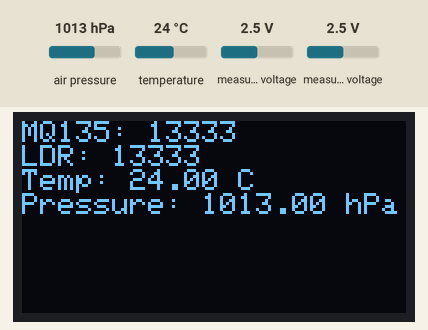
Recording of a sketch running on a simulated ESP8266 (NodeMCU). Shown: 128×64 one-colour display. The test bench sets the inputs (shaded band); at power-on: air pressure 1013 hPa, measured voltage 2.5 V, temperature 24 °C.

Above: at 1.2 s.
1.3 s: air pressure set to 952 hPa
At 2.5 s:
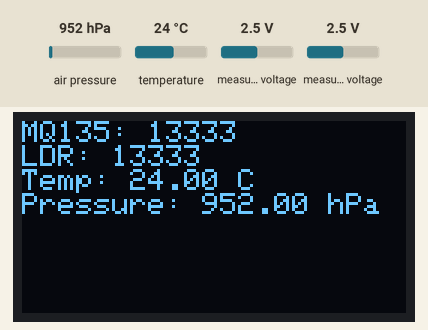
3.6 s: measured voltage (sensor 200) set to 0.1 V
At 4.5 s:
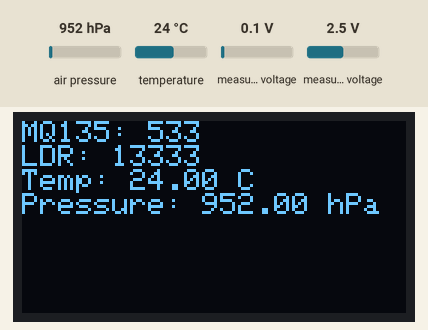
5.6 s: measured voltage (sensor 201) set to 0.1 V
At 7.4 s:
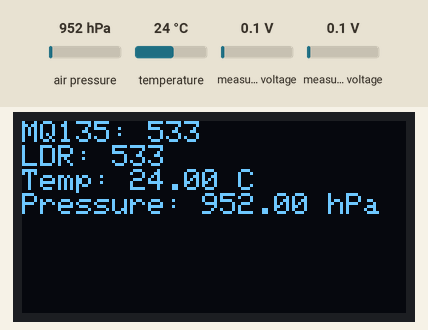
7.7 s: temperature set to 12 °C
At 9.4 s:
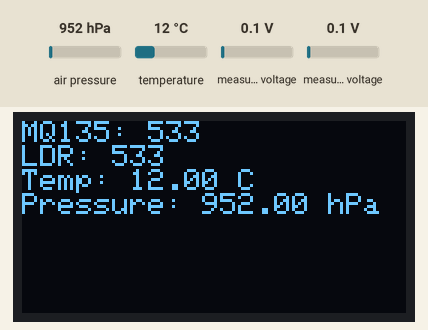
9.7 s: measured voltage (sensor 200) set to 1.2 V
At 11.5 s:
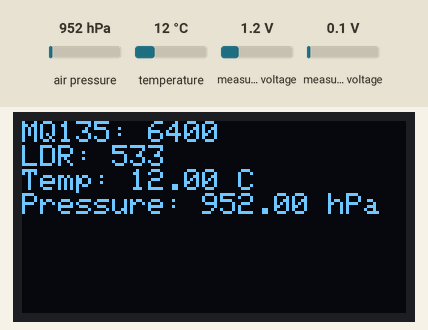
11.8 s: measured voltage (sensor 201) set to 1.2 V
At 13.5 s:
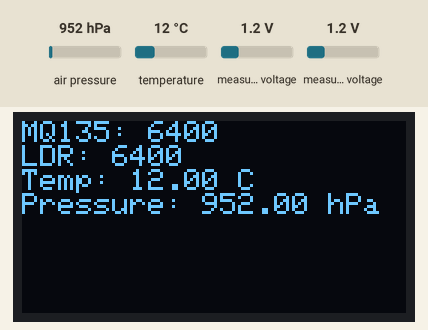
Timing chart, 0 to 14.8 s (numbered marks = the images above; inputs shaded):
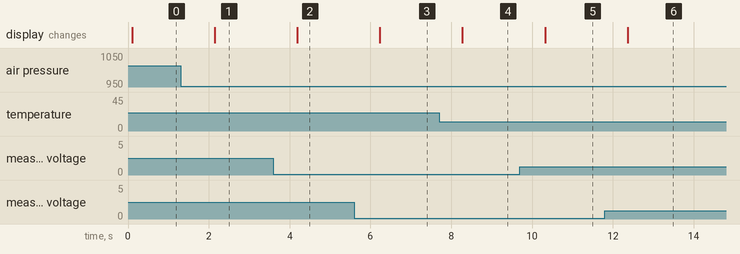

The sketch:

Weather_MultiSensor_OLED_Display.ino
```cpp
/*─────────────────────────────────────────────────────────────────────────────
    ESP8266 Multi-Sensor System with OLED Display
    → Reads MQ135 (air quality), LDR (light), temperature & pressure (BMP280),
      and shows all values on the OLED screen.
      (MQTT & WiFi code included but currently disabled.)

──────────────────────────────────────────────────────────────────────────────
  ■ Components Used
    - ESP8266 (NodeMCU)
    - ADS1115 (ADC module for MQ135 & LDR)
    - MQ135 Gas Sensor
    - LDR (Light Sensor)
    - BMP280 (Temperature & Pressure)
    - OLED SSD1306 (128×64, I2C)

  ■ Pin Connections Summary

      ADS1115 (I2C)
      -----------------
      SDA → D2
      SCL → D1
      MQ135 → ADS channel A0
      LDR   → ADS channel A1

      BMP280 (I2C)
      -----------------
      SDA → D2
      SCL → D1

      OLED SSD1306 (I2C)
      -------------------
      SDA → D2
      SCL → D1

  ■ What This Program Does
    ✓ Reads analog data from MQ135 using ADS1115
    ✓ Reads LDR value using ADS1115
    ✓ Reads temperature (°C) and pressure (hPa) from BMP280
    ✓ Displays all values on a 128×64 OLED screen
    ✓ Optional WiFi + MQTT code provided but disabled

  ■ Code Flow Summary

    ● setup()
      - Start Serial at 9600
      - Initialize OLED (0x3C)
      - Initialize ADS1115 (0x48)
      - Initialize BMP280 (0x76)
      - (Optional) Setup WiFi
      - (Optional) Setup MQTT

    ● loop()
      - Read ADC channel 0 → MQ135
      - Read ADC channel 1 → LDR
      - Read temperature & pressure from BMP280
      - Clear OLED and display all sensor readings
      - (Optional) Publish values to MQTT topics
      - Wait for 2 seconds

──────────────────────────────────────────────────────────────────────────────*/
#include <Wire.h>
#include <Adafruit_ADS1X15.h>
#include <Adafruit_SSD1306.h>
#include <Adafruit_BMP280.h>
//#include <PubSubClient.h>
#include <ESP8266WiFi.h>

// ADS1115, BMP280, OLED Display
Adafruit_ADS1115 ads;
Adafruit_BMP280 bmp;
Adafruit_SSD1306 display(128, 64, &Wire);

// MQTT
//const char* mqtt_server = "13.232.2.142";
//const char* mqtt_user = "admin";
//const char* mqtt_password = "admin";
//WiFiClient espClient;
//PubSubClient client(espClient);

// WiFi
//const char* ssid = "NG";
//const char* password = "1q2w3e4r";

// MQTT topics
//const char* topic_mq135 = "sensor/mq135";
//const char* topic_ldr = "sensor/ldr";
//const char* topic_temp = "temperature";
//const char* topic_pressure = "sensor/pressure";

void setup() {
  Serial.begin(9600);

  // Initialize OLED display
  if(!display.begin(SSD1306_SWITCHCAPVCC,0x3C)) {
    Serial.println(F("SSD1306 allocation failed"));
    for(;;);
  }
  display.clearDisplay();
  display.display();

  // Initialize ADS1115
  ads.begin(0x48);

  // Initialize BMP280
  if (!bmp.begin(0x76)) {
    Serial.println(F("Could not find a valid BMP280 sensor, check wiring!"));
    while (1);
  }

  // Initialize WiFi
//  setup_wifi();

  // Set up MQTT server
//  client.setServer(mqtt_server, 1883);
}

//void setup_wifi() {
//  delay(10);
//  Serial.println();
//  Serial.print("Connecting to ");
//  Serial.println(ssid);
//
//  WiFi.begin(ssid, password);
//
//  while (WiFi.status() != WL_CONNECTED) {
//    delay(500);
//    Serial.print(".");
//  }
//
//  Serial.println("");
//  Serial.println("WiFi connected");
//  Serial.println("IP address: ");
//  Serial.println(WiFi.localIP());
//}
//
//void reconnect() {
//  // Loop until reconnected
//  while (!client.connected()) {
//    Serial.print("Attempting MQTT connection...");
//    // Attempt to connect using username and password
//    if (client.connect("NodeMCUClient", mqtt_user, mqtt_password)) {
//      Serial.println("connected");
//    } else {
//      Serial.print("failed, rc=");
//      Serial.print(client.state());
//      Serial.println(" try again in 5 seconds");
//      delay(5000);
//    }
//  }
//}

void loop() {
//  if (!client.connected()) {
//    reconnect();
//  }
//  client.loop();

  // Read from ADS1115
  int16_t adc0 = ads.readADC_SingleEnded(0);  // MQ135
  int16_t adc1 = ads.readADC_SingleEnded(1);  // LDR

  // Read BMP280
  float temperature = bmp.readTemperature();
  float pressure = bmp.readPressure() / 100.0F; // Convert to hPa

  // Display data on OLED
  display.clearDisplay();
  display.setTextSize(1.6);
  display.setTextColor(WHITE);
  display.setCursor(0,0);
  display.print("MQ135: "); display.println(adc0);
  display.print("LDR: "); display.println(adc1);
  display.print("Temp: "); display.print(temperature); display.println(" C");
  display.print("Pressure: "); display.print(pressure); display.println(" hPa");
  display.display();
//
//  // Publish to MQTT
//  client.publish(topic_mq135, String(adc0).c_str());
//  client.publish(topic_ldr, String(adc1).c_str());
//  client.publish(topic_temp, String(temperature).c_str());
//  client.publish(topic_pressure, String(pressure).c_str());

  delay(2000); // Wait for 2 seconds before repeating
}
```

Measured:
- after the input at 1.3 s, the display: changes after 0.84 s (image 1)
- after the input at 3.6 s, the display: changes after 0.59 s (image 2)
- after the input at 5.6 s, the display: changes after 0.63 s (image 3)
- after the input at 7.7 s, the display: changes after 0.58 s (image 4)
- after the input at 9.7 s, the display: changes after 0.62 s (image 5)
- after the input at 11.8 s, the display: changes after 0.57 s (image 6)
